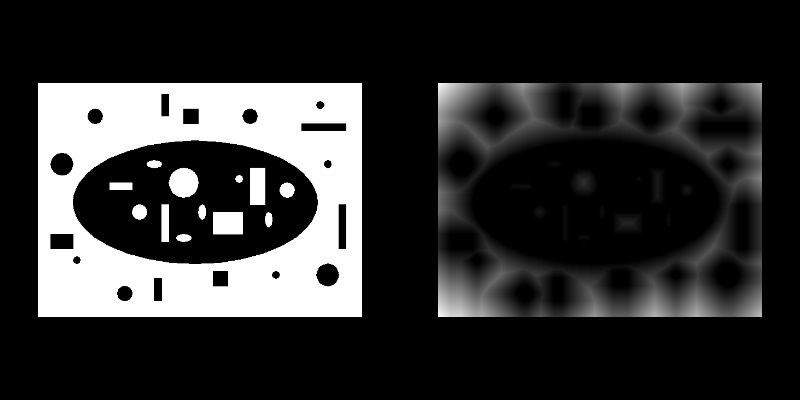

The script that drew this image:
#!/usr/bin/env python

# Compute the city-block (Manhattan) distance transform of a binary
# image using vtkImageCityBlockDistance and display original vs
# distance map side by side.

import os
from pathlib import Path

# Factory overrides: importing these modules registers the OpenGL rendering
# and interaction style implementations for vtkRenderingCore factory classes.
import vtkmodules.vtkInteractionStyle  # noqa: F401
import vtkmodules.vtkRenderingOpenGL2  # noqa: F401
# VTK pipeline classes used in this example
from vtkmodules.vtkIOImage import vtkPNMReader
from vtkmodules.vtkImagingCore import vtkImageCast, vtkImageShiftScale
from vtkmodules.vtkImagingGeneral import vtkImageCityBlockDistance
from vtkmodules.vtkInteractionStyle import vtkInteractorStyleImage
from vtkmodules.vtkRenderingCore import (
    vtkImageActor,
    vtkRenderWindow,
    vtkRenderWindowInteractor,
    vtkRenderer,
)

# Colors (normalized RGB)
black_rgb = (0.0, 0.0, 0.0)

# Data directory: defaults to the folder containing this script
data_dir = Path(os.environ.get("VPE_DATA_DIR", Path(__file__).parent))

# Reader: load a binary PGM image
reader = vtkPNMReader()
reader.SetFileName(str(data_dir / "binary.pgm"))

# Cast to short: vtkImageCityBlockDistance requires short scalar input
cast_to_short = vtkImageCast()
cast_to_short.SetInputConnection(reader.GetOutputPort())
cast_to_short.SetOutputScalarTypeToShort()

# Distance: compute city-block distance from each pixel to the
# nearest zero-valued pixel
distance = vtkImageCityBlockDistance()
distance.SetInputConnection(cast_to_short.GetOutputPort())
distance.SetDimensionality(2)
distance.Update()

# ShiftScale: normalize distance values to [0, 255] for display
scalar_range = distance.GetOutput().GetScalarRange()
scale_factor = 255.0 / max(scalar_range[1], 1.0)
shift_scale = vtkImageShiftScale()
shift_scale.SetInputConnection(distance.GetOutputPort())
shift_scale.SetScale(scale_factor)
shift_scale.SetOutputScalarTypeToUnsignedChar()
shift_scale.ClampOverflowOn()

# Actor 1: original binary image (left viewport)
actor_original = vtkImageActor()
actor_original.GetMapper().SetInputConnection(reader.GetOutputPort())

# Actor 2: distance map (right viewport)
actor_distance = vtkImageActor()
actor_distance.GetMapper().SetInputConnection(shift_scale.GetOutputPort())

# Renderer 1: left viewport — original
renderer_left = vtkRenderer()
renderer_left.SetViewport(0.0, 0.0, 0.5, 1.0)
renderer_left.AddActor(actor_original)
renderer_left.SetBackground(black_rgb)

# Renderer 2: right viewport — distance map
renderer_right = vtkRenderer()
renderer_right.SetViewport(0.5, 0.0, 1.0, 1.0)
renderer_right.AddActor(actor_distance)
renderer_right.SetBackground(black_rgb)
renderer_right.SetActiveCamera(renderer_left.GetActiveCamera())

# Window: display the rendered scene
render_window = vtkRenderWindow()
render_window.AddRenderer(renderer_left)
render_window.AddRenderer(renderer_right)
render_window.SetWindowName("city block distance")
render_window.SetMultiSamples(0)
render_window.SetSize(800, 400)

# Interactor: handle mouse and keyboard events with 2D image style
render_window_interactor = vtkRenderWindowInteractor()
interactor_style_image = vtkInteractorStyleImage()
render_window_interactor.SetInteractorStyle(interactor_style_image)
render_window_interactor.SetRenderWindow(render_window)

# Scene: configure parallel projection for 2D image viewing
renderer_left.ResetCamera()
renderer_left.GetActiveCamera().ParallelProjectionOn()

render_window_interactor.Initialize()
render_window_interactor.Start()
